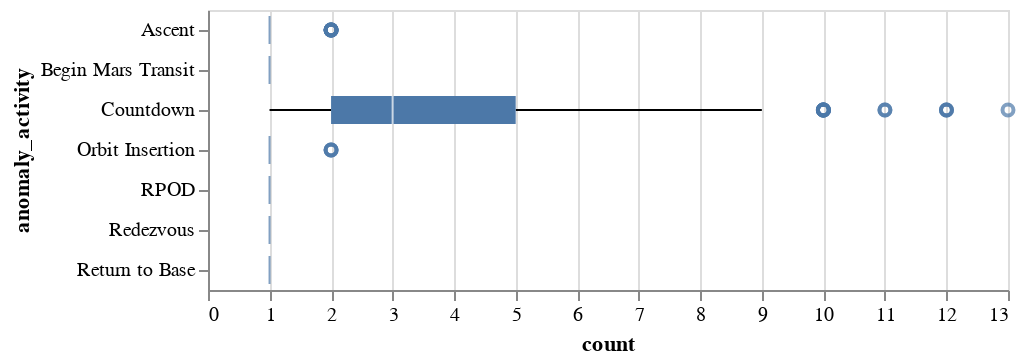

The code cell stored with this chart in its notebook:
### Code cell
df = (
    mc_results
    # mc_results[mc_results.anomaly_activity != "Countdown"]
    .groupby("replicant", as_index=False)
    ["anomaly_activity"]
    .value_counts()
)

alt.Chart(df).mark_boxplot().encode(
    x = "count",
    y = "anomaly_activity"

)

### Figure 1 — Vega-Lite specification as saved in the notebook (floating-point values rounded to 4 significant figures; data arrays with more than 128 entries replaced by an {"elided": "..."} marker saying what was removed)
{"config": {"view": {"continuousWidth": 400, "continuousHeight": 300}}, "data": {"name": "data-ab60fc6b244718d19dae560fc695a584"}, "mark": "boxplot", "encoding": {"x": {"field": "count", "type": "quantitative"}, "y": {"field": "anomaly_activity", "type": "nominal"}}, "$schema": "https://vega.github.io/schema/vega-lite/v4.17.0.json", "datasets": {"data-ab60fc6b244718d19dae560fc695a584": {"elided": "1200 records"}}}
